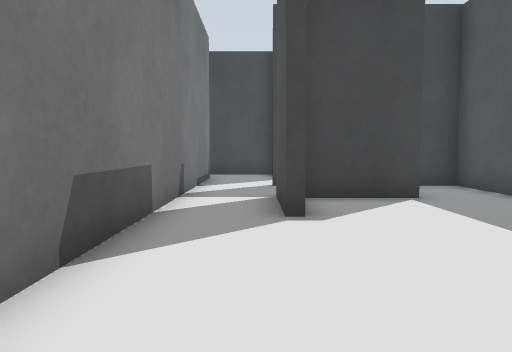
view 1 (above)

20 first-person views from a walk through a Gazebo world. The camera is 0.5 m above the floor, tilts 4° down and sees 70° across. The floor is counted in squares, 0.5 m on a side. Each view is taken from the middle of a square. On the plan, view 1 faces up. The plan holds only what a view shows up to about 13 squares ahead; the rest is blank. The place goes on beyond the plan.

view 2
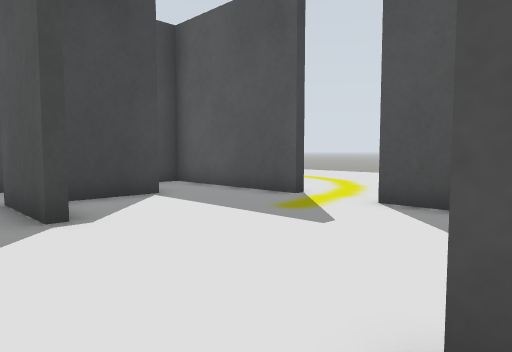

view 3
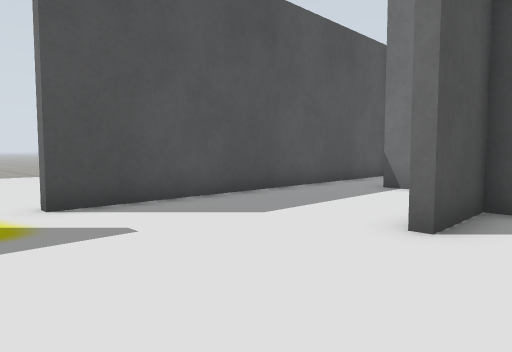

view 4
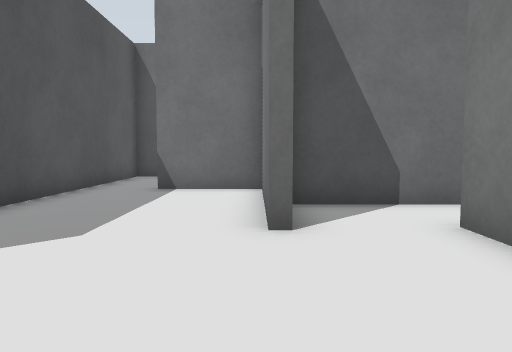

view 5
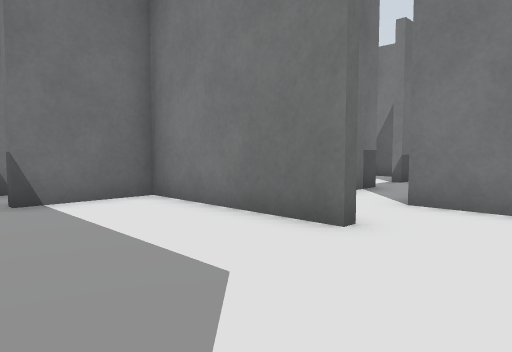

view 6
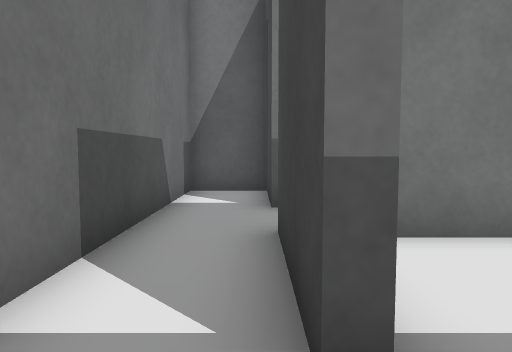

view 7
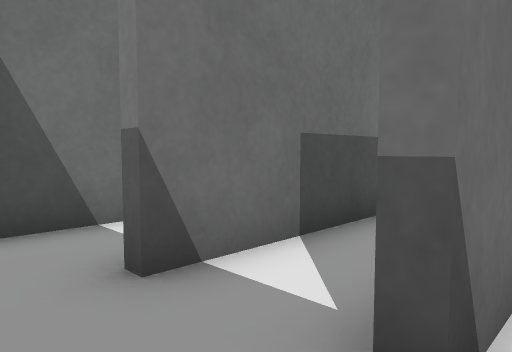

view 8
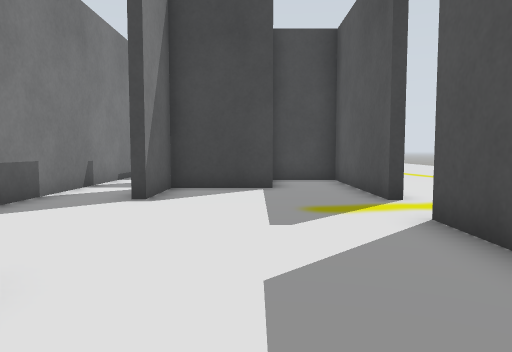

view 9
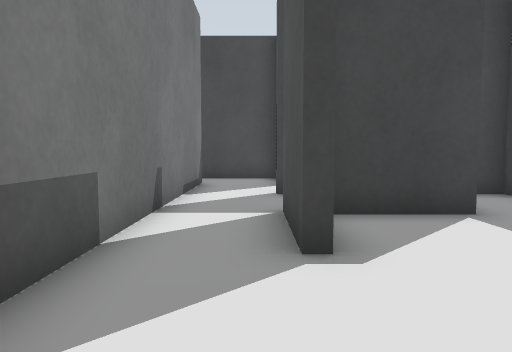

view 10
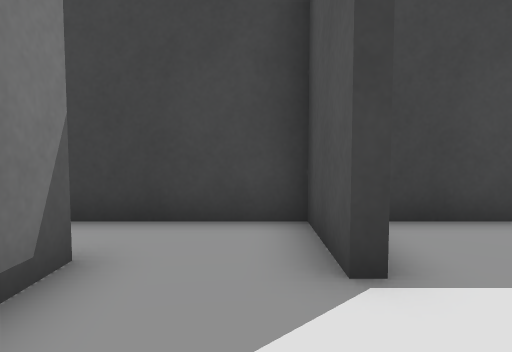

view 11
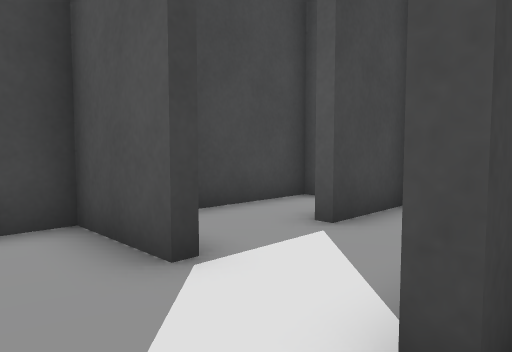

view 12
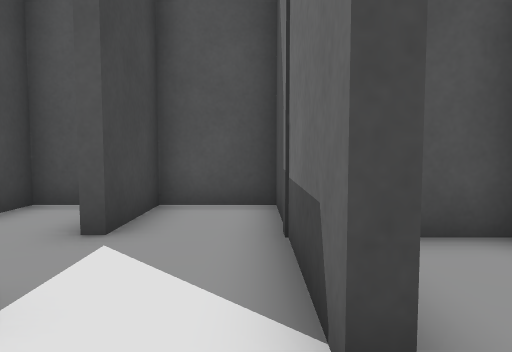

view 13
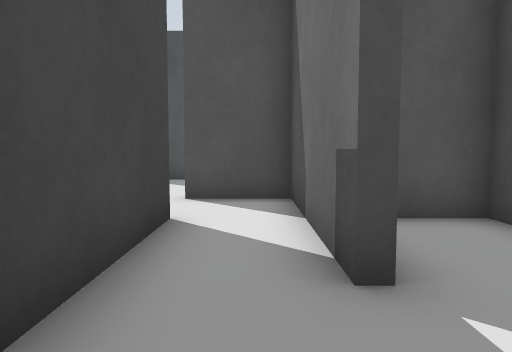

view 14
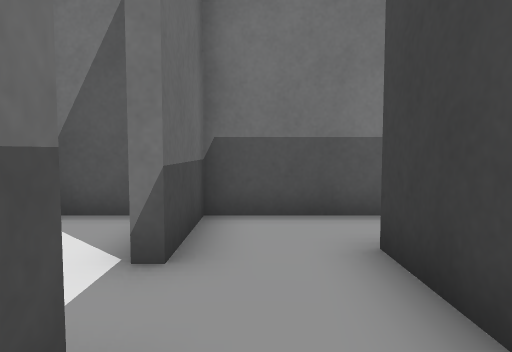

view 15
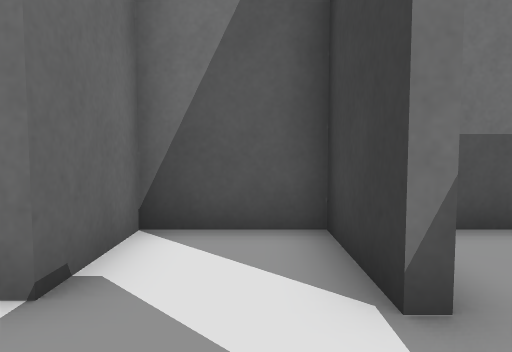

view 16
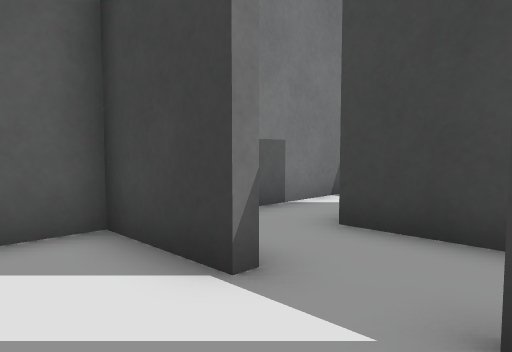

view 17
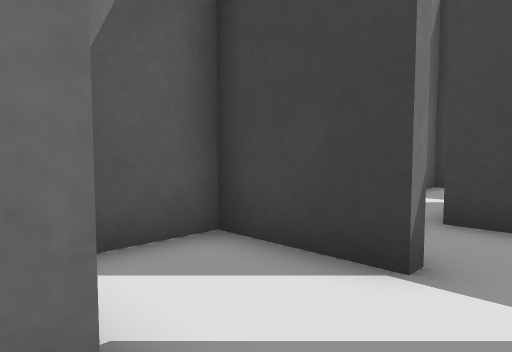

view 18
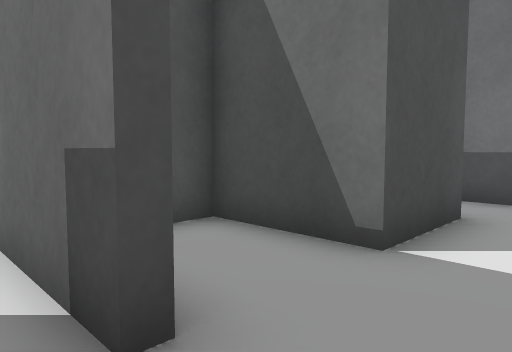

view 19
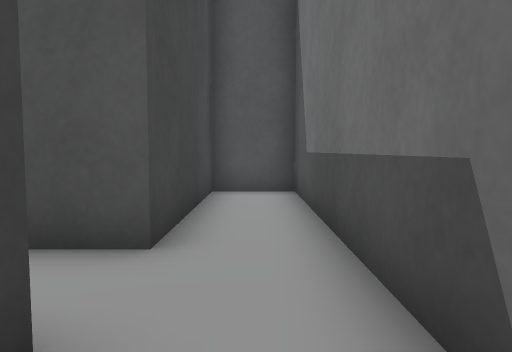

view 20
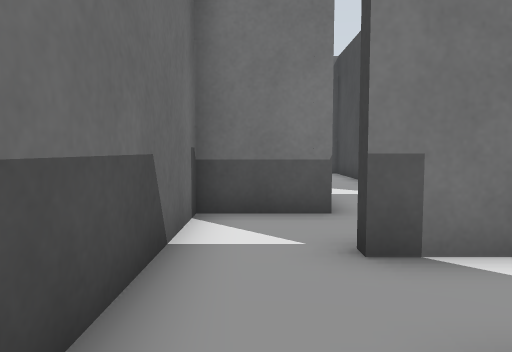

### Floor plan
Ten units are one square. View 1 is at (0, 0); x grows to the right and y downward. Boxes are objects, and circles mark ways between rooms. Rooms are numbered by the first view taken in them; rooms with no view inside come last. Other rooms are left out.
<svg viewBox="-92 -156 153 250">
<path fill="none" stroke="#000" d="M-17 -3 -67 -3M-44 17 5 17 5 -5M8 -5 8 44 36 44M56 -52 56 -103 35 -103M5 -54 5 -80M35 -77 8 -77 8 -54M31 -80 31 -91M11 -103 5 -103M56 45 56 -34M-17 -94 -17 -3M-14 47 -41 47 -41 66 37 66M36 47 5 47M56 82 56 45M5 -103 5 -106 15 -106M11 -128 7 -128M-17 -124 -17 -94M-86 -55 -86 17 -61 17M-61 21 -86 21 -86 44 -64 44 -64 69M-44 69 -44 44 -17 44 -17 30M-44 21 -44 17M-64 69 -68 69M-87 67 -87 89 7 89 7 69 -44 69M15 -106 56 -106 56 -128 32 -128M56 -141 56 -151 18 -151M-17 -134 -17 -124M7 -128 7 -151 -15 -151"/>
<circle cx="-5" cy="0" r="3" fill="#2a7"/>
<circle cx="-70" cy="10" r="3" fill="#2a7"/>
<circle cx="-55" cy="20" r="3" fill="#2a7"/>
<circle cx="45" cy="50" r="3" fill="#2a7"/>
<circle cx="-5" cy="-100" r="3" fill="#2a7"/>
<circle cx="10" cy="-115" r="3" fill="#2a7"/>
<circle cx="-5" cy="-130" r="3" fill="#2a7"/>
<circle cx="-55" cy="55" r="3" fill="#2a7"/>
<circle cx="25" cy="-130" r="3" fill="#2a7"/>
<text x="-20" y="10">1</text>
<text x="30" y="-30">2</text>
<text x="10" y="60">3</text>
<text x="0" y="-110">4</text>
<text x="-80" y="-20">5</text>
<text x="-60" y="40">6</text>
<text x="-50" y="80">7</text>
<text x="30" y="-120">8</text>
<text x="30" y="-140">9</text>
<text x="-10" y="-140">10</text>
</svg>
Room 1 opens to room 2. Room 1 opens to room 5. Room 1 opens to room 6. Room 2 opens to room 3. Room 2 opens to room 4. Room 4 opens to room 8. Room 4 opens to room 10. Room 6 opens to room 7. Room 8 opens to room 9.

Where each view was taken, in squares from view 1:
view 1: 0 up, 0 right, facing up
view 2: 0 up, 1 left, facing up-right
view 3: 5 up, 1 left, facing down-right
view 4: 5 up, 1 right, facing down
view 5: 3 up, 5 right, facing down-left
view 6: 5 down, 5 right, facing left
view 7: 4 down, 5 right, facing down-left
view 8: 2 down, 3 right, facing up
view 9: 2 up, 0 right, facing up
view 10: 10 up, 0 right, facing up
view 11: 10 up, 1 left, facing up-right
view 12: 11 up, 1 left, facing right
view 13: 1 down, 7 left, facing right
view 14: 1 down, 3 left, facing left
view 15: 3 down, 4 left, facing left
view 16: 4 down, 4 left, facing up-left
view 17: 5 down, 5 left, facing up-left
view 18: 1 down, 6 left, facing down-right
view 19: 8 down, 8 left, facing right
view 20: 8 down, 3 left, facing left
